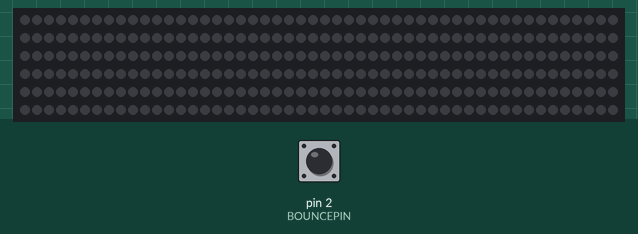
Simulated run of this sketch. Board: Arduino Uno, built with avr-gcc and run on an emulated ATmega328P. Parts: 300 RGB LEDs in strip order, left to right, continuing on the next row. The inputs (shaded band) are chosen by the test bench; at power-on: pin 2 (BOUNCEPIN) LOW. Dim RGB values are drawn brighter than linear; random numbers use the default seed unless the sketch sets one.

Above: at 1.2 s.
1.3 s: pin 2 (BOUNCEPIN) driven HIGH
At 1.88 s:
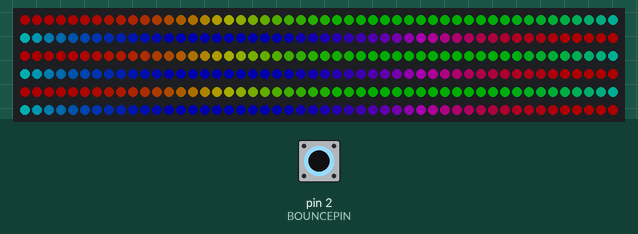
4.3 s: pin 2 (BOUNCEPIN) pulsed LOW 2 times (0.12 s each, 0.3 s apart)
At 6.1 s:
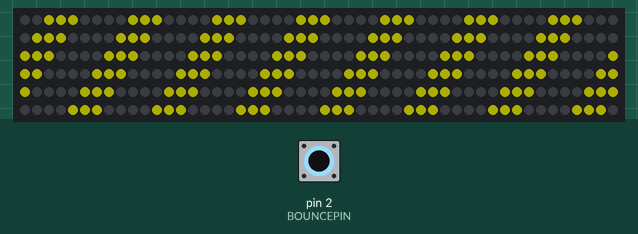
Timing chart, 0 to 7.6 s (numbered marks = the images above; inputs shaded):
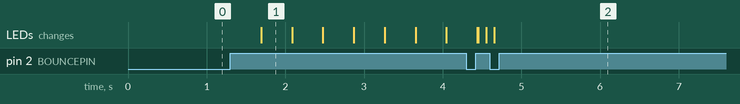

The sketch:

lighting.ino
```cpp
#include <ArduinoSTL.h>
#include "src/modes.h"

#define DATAPIN 5
#define BOUNCEPIN 2
#define REELSIZE 300
#define MODES 4

PixelDispatcher dispatcher;

unsigned long WAIT = 10;

uint8_t MODE = 0;
uint8_t BRIGHTNESS = 160;

unsigned long LAST_PRESS;

const uint32_t DEBOUNCE_INTERVAL = 100; // ms

void setup() {
    // put your setup code here, to run once:
    dispatcher.initialize(REELSIZE, DATAPIN);

    Serial.begin(9600);

    // Set up button pin and debouncer routines
    LAST_PRESS = millis();
    pinMode(BOUNCEPIN, INPUT);
    attachInterrupt(digitalPinToInterrupt(BOUNCEPIN), interrupt, RISING);
}

void loop() {
    // put your main code here, to run repeatedly:

    // Retrieve sensor inputs as necessary.
    WAIT = getWait();
    BRIGHTNESS = getBrightness();

    // Tell the pixels what to do.
    dispatcher.runMode(MODE, WAIT, BRIGHTNESS);
}

void interrupt() {
    unsigned long now = millis();
    if (now - LAST_PRESS < DEBOUNCE_INTERVAL) {
        // Do nothing. Do not reset timing or toggle modes.
        return;
    }
    MODE = (MODE + 1) % MODES;
    LAST_PRESS = now;
}

unsigned long getWait() {
    // Read potentiometer value from digital pins and convert to a
    // usable time value to specify the display interval in milliseconds.
    // Until this is implemented, return 50.
    return 100;
}

uint8_t getBrightness() {
    // Read potentiometer value from digital pins and convert to a
    // usable brightness level to feed to the neopixel strip. The
    // brightness level must be specified between 0 and 255 inclusive.
    // Until this is implemented, return 160.
    return 50;
}
```

modes.cpp
```cpp
#include "modes.h"
#include <ArduinoSTL.h>
#include <Adafruit_NeoPixel.h>
#ifdef __AVR__
  #include <avr/power.h>
#endif

PixelDispatcher::PixelDispatcher() {
    rainbow_hue = 0;
    marquee_start = 0;
    start = millis();
    strip = Adafruit_NeoPixel(0, 0, NEO_GRB + NEO_KHZ800);
}

void PixelDispatcher::initialize(int reelsize, int datapin) {
    strip.setPin(datapin);
    strip.updateLength(reelsize);
    strip.begin();
    // call to "show" turns all pixels off initially
    strip.show();
    starryNightObj = new StarryNight(reelsize);
}

/**
 * Use a state machine manager instead of calls to delay().
 *
 * This method updates an internal long for how long of an interval has
 * passed, and checks against how long the current wait time should be.
 */
bool PixelDispatcher::continueWaiting(unsigned long wait) {
    unsigned long now = millis();
    if (now - start < wait) {
        return true;
    }
    start = now;
    return false;
}

void PixelDispatcher::runMode(uint8_t mode, unsigned long wait, uint8_t brightness) {
    // Should we even try to cycle?
    if (continueWaiting(wait)) {
        return;
    }
    strip.setBrightness(brightness);
    // Did mode change? If so, we might need to reset some values.
    // Re-dispatch to correct method as needed.
    switch (mode) {
        case 0 :
            // Turn off pixels
            strip.clear();
            strip.show();
            break;
        case 1 :
            // Rainbow
            rainbow();
            break;
        case 2 :
            // Marquee
            marquee();
            break;
        case 3 :
            // Starry Night
            starryNight();
            break;
        default :
            // Should be unreachable, but just in case, turn off all
            // pixels.
            strip.clear();
            strip.show();
            break;
    }
}

/**
 * This function will produce a routine that displays and cycles a
 * rainbow hue gradient once. When repeated, the effect should be
 * continuous.
 */
void PixelDispatcher::rainbow() {
    // Used to determine how many complete rainbow cycles to display
    // along strand of known size.
    int reps = 3;
    // The Adafruit Neopixel library has a wicked awesome rainbow()
    // function and I'm just now learning about this?
    strip.rainbow(rainbow_hue, reps);
    strip.show();
    rainbow_hue = (rainbow_hue + 512) % 65536;
}

/**
 * Display a single frame of marquee stripes along the strip.
 *
 * When cycled by the dispatcher, the routine should look something
 * like the following:
 * ***    ***    ***    ***    ***
 *  ***    ***    ***    ***    **
 *   ***    ***    ***    ***    *
 *    ***    ***    ***    ***
 *     ***    ***    ***    ***
 * *    ***    ***    ***    ***
 * **    ***    ***    ***    ***
 * ***    ***    ***    ***    ***
 * ...etc
 */
void PixelDispatcher::marquee() {
    int len = 7;    // Use consistent spacing
    int m_2 = (marquee_start + 1) % len;
    int m_3 = (marquee_start + 2) % len;
    for (int i = 0; i < strip.numPixels(); i++) {
        int collapsed = i % len;
        if (collapsed == marquee_start || collapsed == m_2 || collapsed == m_3) {
            strip.setPixelColor(i, 255, 255, 0);
        } else {
            strip.setPixelColor(i, 0, 0, 0);
        }
    }
    strip.show();
    marquee_start = m_2;
}

void PixelDispatcher::starryNight() {
    starryNightObj->update();
    for (uint8_t i = 0; i < strip.numPixels(); i++) {
        strip.setPixelColor(i, starryNightObj->getR(i), starryNightObj->getG(i), starryNightObj->getB(i));
    }
    strip.show();
}
```

modes.h
```cpp
#include <Adafruit_NeoPixel.h>
#include "starrynight.h"

class PixelDispatcher {
    public:
        PixelDispatcher();
        void initialize(int reelsize, int datapin);
        void runMode(uint8_t mode, unsigned long wait, uint8_t brightness);
    private:
        Adafruit_NeoPixel strip;

        // Delay stuff.
        unsigned long start;
        bool continueWaiting(unsigned long wait);

        // Rainbow Mode stuff.
        unsigned long rainbow_hue;
        void rainbow();

        // Marquee Mode stuff.
        int marquee_start;
        void marquee();

        // Night Sky stuff.
        StarryNight* starryNightObj;
        void starryNight();
};
```

starrynight.cpp
```cpp
#include "starrynight.h"
#include <Arduino.h>

StarryNight::StarryNight(uint8_t stripLength) : pixelCount(stripLength), colorData(new RGB[stripLength]), nightLights(new Night[stripLength]) {
    // seed random number
    randomSeed(analogRead(0));
    initializeTwinkles();
    initializeNight();
}

void StarryNight::initializeTwinkles(int arrIdx = -1) {
    if (arrIdx < 0) {
        // If we didn't get a specific marker to cycle, then we want
        // to initialize the entire array of twinklers.
        for (uint8_t i = 0; i < TWINKLE_COUNT; i++) {
            pickTwinkleColors(i);
        }
    } else if (arrIdx < TWINKLE_COUNT) {
        // Call directly for a single twinkler setting.
        pickTwinkleColors(arrIdx);
    }
}

void StarryNight::initializeNight() {
    // initialize information about each light's speed, initial color, and fade pattern
    for (uint8_t i = 0; i < pixelCount; i++) {
        uint8_t range = (random(1000) % 10) + 1;
        uint8_t fastiboi = (random(1000) % 6) + 1;
        nightLights[i].range = range;
        nightLights[i].speed = fastiboi;
    }
}

void StarryNight::pickTwinkleColors(int i) {
    bool added = false;
    uint8_t newIdx = 0;
    while (!added) {
        added = true;
        newIdx = random(1000) % pixelCount;
        for (int j = 0; j < i; j++) {
            if (newIdx == twinklers[i].idx) {
                added = false;
            }
        }
    }
    // if previous while block passes, then a unique index has been selected. now choose a color range
    // trying to be clever and pick a color at random (instead of defining a color array)
    // may switch to defining an array depending on color output
    twinklers[i] = {
        newIdx,             // location of star
        random(25, 100),    // how many frames each cycle lasts
        0,                  // how many frames along the current cycle is
        {random(225, 256), random(225, 256), random(225, 256)}, // RGB
        false               // reverse?
    };
}

bool StarryNight::isStar(uint8_t position) {
    for (uint8_t i = 0; i < TWINKLE_COUNT; i++) {
        if (twinklers[i].idx == position) return true;
    }
    return false;
}

uint8_t StarryNight::getTwinklerIdx(uint8_t position) {
    // Convert a position index in the LED strip to an index into the
    // star array. Do not validate that the position exists; should use isStar() for that.
    for (uint8_t i = 0; i < TWINKLE_COUNT; i++) {
        if (twinklers[i].idx == position) return i;
    }
    // Should be unreachable with correct client usage.
    return 0;
}

void StarryNight::update() {
    for (uint8_t i = 0; i < pixelCount; i++) {
        if (isStar(i)) {
            cycleTwinkleColors(i);
        } else {
            cycleNightSkyColors(i);
        }
    }
}

void StarryNight::cycleTwinkleColors(uint8_t position) {
    Twinklers star = twinklers[getTwinklerIdx(position)];
    // change color brightness
    // case 1: star is getting brighter (first half of duration cycle with reverse == 0)
    if (!star.reverse && star.elapsed < star.duration / 2) {
        // set RBG values to be proportionate to the brightness rate of the cycle
        uint8_t R = (star.rgb.r / (star.elapsed / 2)) * star.elapsed;
        uint8_t G = (star.rgb.g / (star.elapsed / 2)) * star.elapsed;
        uint8_t B = (star.rgb.b / (star.elapsed / 2)) * star.elapsed;
        colorData[position] = {R, G, B};
    } else if (star.reverse && star.elapsed > star.duration / 2) {
        // set RGB values to be proportionate to the brightness rate of the cycle
        uint8_t R = star.rgb.r - ((star.elapsed - (star.duration / 2)) * (star.rgb.r * 2 / star.duration));
        uint8_t G = star.rgb.g - ((star.elapsed - (star.duration / 2)) * (star.rgb.g * 2 / star.duration));
        uint8_t B = star.rgb.b - ((star.elapsed - (star.duration / 2)) * (star.rgb.b * 2 / star.duration));
        colorData[position] = {R, G, B};
    } else {
        colorData[position] = star.rgb;
    }
    // increment elapsedTime value
    star.elapsed = star.elapsed + 1;
    // if the brightness counter has maxed out, set the reverse value to 1 instead of 0 so light will dim
    if (!star.reverse && star.elapsed == star.duration) {
        star.reverse = true;
        star.elapsed = 0;
    }
    // if the current star is at the end of its cycle, then select a new light to twinkle
    if (star.reverse && star.elapsed == star.duration) {
        pickTwinkleColors(getTwinklerIdx(position));
    }
}

void StarryNight::cycleNightSkyColors(uint8_t idx) {
    uint8_t range = nightLights[idx].range;
    uint8_t phase = nightLights[idx].speed % (range * 4);
    uint8_t cycle = (phase - (phase % range)) / range;
    uint8_t interval = phase % range;
    uint8_t R = nighttime[idx % 3].r;
    uint8_t G = nighttime[idx % 3].g;
    uint8_t B = nighttime[idx % 3].b;
    switch (cycle) {
        case 0:
            R = (R == 0 ? 0 : R + interval);
            G = (G == 0 ? 0 : G + interval);
            B = (B == 0 ? 0 : B + interval);
            break;
        case 1:
            R = (R == 0 ? 0 : R + (range - interval));
            G = (G == 0 ? 0 : G + (range - interval));
            B = (B == 0 ? 0 : B + (range - interval));
            break;
        case 2:
            R = (R == 0 ? 0 : (R - interval < 0 ? 0 : R - interval));
            G = (G == 0 ? 0 : (G - interval < 0 ? 0 : G - interval));
            B = (B == 0 ? 0 : (B - interval < 0 ? 0 : B - interval));
            break;
        case 3:
            R = (R == 0 ? 0 : (R - (range - interval) < 0 ? 0 : R - (range - interval)));
            G = (G == 0 ? 0 : (G - (range - interval) < 0 ? 0 : G - (range - interval)));
            B = (B == 0 ? 0 : (B - (range - interval) < 0 ? 0 : B - (range - interval)));
            break;
    }
    colorData[idx] = {R, G, B};
}

uint8_t StarryNight::getR(uint8_t position) {
    return colorData[position].r;
}

uint8_t StarryNight::getG(uint8_t position) {
    return colorData[position].g;
}

uint8_t StarryNight::getB(uint8_t position) {
    return colorData[position].b;
}
```

starrynight.h
```cpp
#include <ArduinoSTL.h>

#define TWINKLE_COUNT 5

struct RGB {
    uint8_t r;
    uint8_t g;
    uint8_t b;
};

struct Twinklers {
    uint8_t idx;
    int duration;   // ms
    int elapsed;    // ms
    RGB rgb;
    bool reverse;   // necessary?
};

struct Night {
    uint8_t range;
    uint8_t speed;
};

class StarryNight {
    public:
        // Constructor
        StarryNight(uint8_t stripLength);
        // Want a very (very) simple interface to the class.
        // Should only be able to instantiate, request an update,
        // and return a color value given a pixel position.
        void update();
        uint8_t getR(uint8_t position);
        uint8_t getG(uint8_t position);
        uint8_t getB(uint8_t position);
    private:
        uint8_t pixelCount;
        RGB* colorData;
        // Set color baseline for nighttime colors
        RGB nighttime[3] = {
            {0, 0, 15},
            {5, 0, 40},
            {0, 5, 30}
        };
        Twinklers twinklers[TWINKLE_COUNT];
        Night* nightLights;
        void initializeTwinkles(int arrIdx = -1);
        void initializeNight();
        void pickTwinkleColors(int i);
        uint8_t getTwinklerIdx(uint8_t position);
        bool isStar(uint8_t position);
        void cycleTwinkleColors(uint8_t position);
        void cycleNightSkyColors(uint8_t idx);
};
```

Measured:
- after the input at 1.3 s, the LEDs: change after 0.39 s (image 1)
